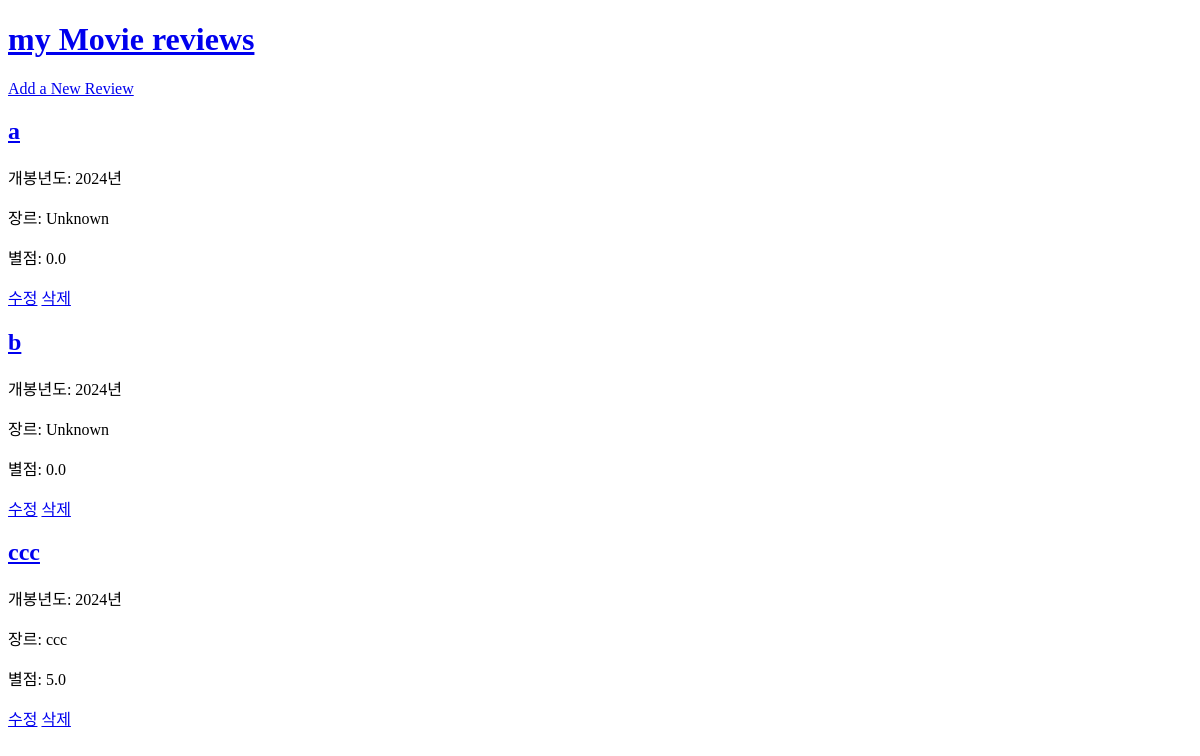
The app's page /posts/, older data.
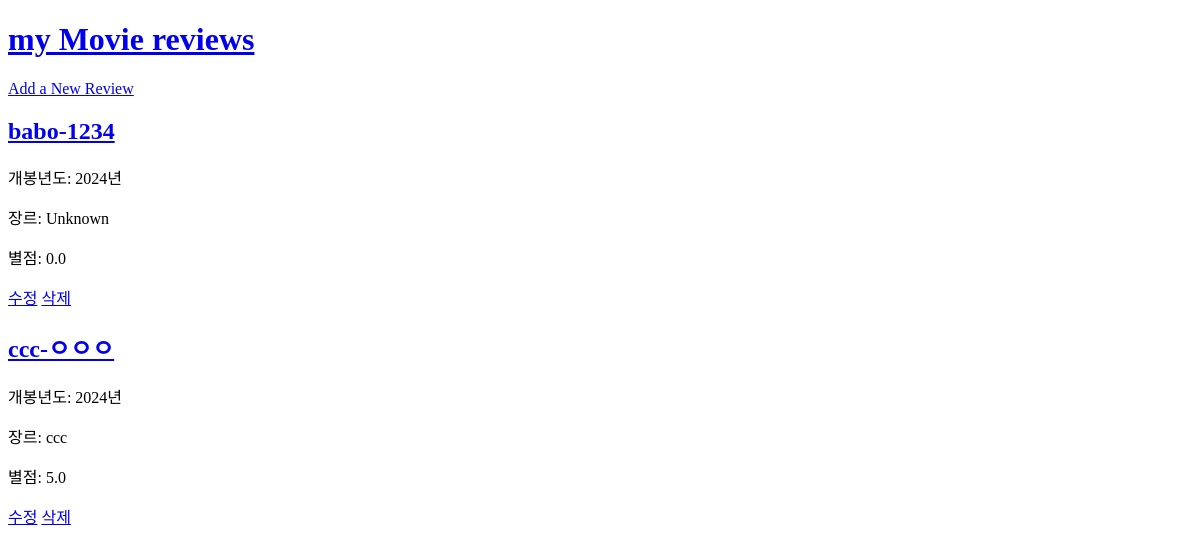
The same page, newer data.
### movies/models.py (models this page shows, shortened)
class Movie(models.Model):
    title = models.CharField(max_length=200)
    description = models.TextField()
    release_date = models.DateField()
    director = models.CharField(max_length=100)
    genre = models.CharField(max_length=100)  # 추가된 필드
    rating = models.DecimalField(max_digits=3, decimal_places=1)  # 추가된 필드

### movies/views.py (the view)
# urls.py: path('', movie_list, name='movie_list'),
def movie_list(request):
    movies = Movie.objects.all()
    return render(request, 'movies/movie_list.html', {'movies': movies})

### movies/templates/movies/movie_list.html
{% extends 'movies/base.html' %}
{% block content %}
<div class="movie-list">
    {% for movie in movies %}
    <div class="movie-item">
        <a href="{% url 'movie_detail' movie.pk %}">
            <h2>{{ movie.title }}</h2>
        </a>
        <p>개봉년도: {{ movie.release_date.year }}년</p>
        <p>장르: {{ movie.genre }}</p>
        <p>별점: {{ movie.rating }}</p>
        <a href="{% url 'movie_update' movie.pk %}">수정</a>
        <a href="{% url 'movie_delete' movie.pk %}">삭제</a>
    </div>
    {% endfor %}
</div>
{% endblock %}

### movies/templates/movies/base.html (shortened to what this page needs)
<!DOCTYPE html>
<html lang="en">
<head>
    {% load static %}
    <link rel="stylesheet" href="{% static 'css/styles.css' %}">
</head>
<body>
    <header>
        <h1><a href="{% url 'movie_list' %}">my Movie reviews</a></h1>
        <nav>
            <a href="{% url 'movie_create' %}">Add a New Review</a>
        </nav>
    </header>
    <main>
        {% block content %}
        {% endblock %}
    </main>
</body>
</html>

Row changes from the older to the newer data that the page shows:
removed Movie: title "a", release_date.year "2024", genre "Unknown", rating "0.0"
changed Movie "Unknown": title "b" → "babo-1234"
changed Movie "ccc": title "ccc" → "ccc-ㅇㅇㅇ"
